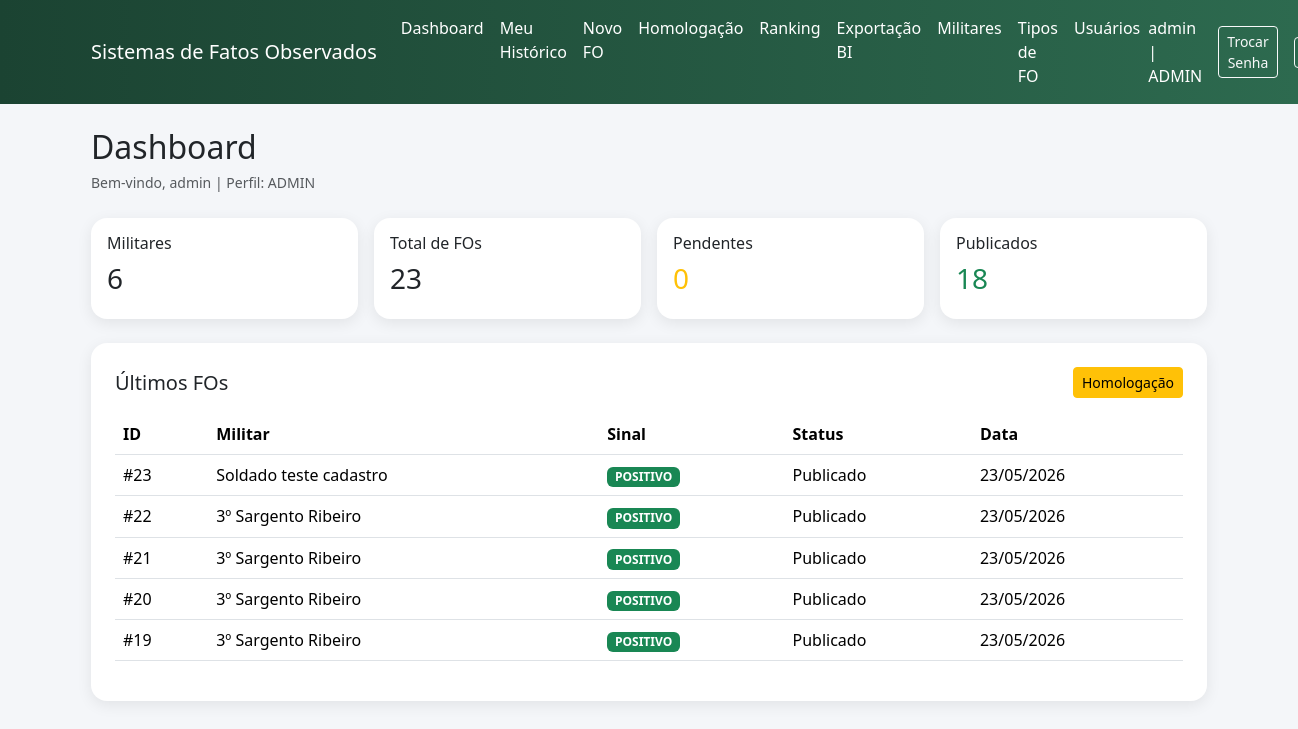
Page /fo/dashboard (signed in) on the earlier database version.
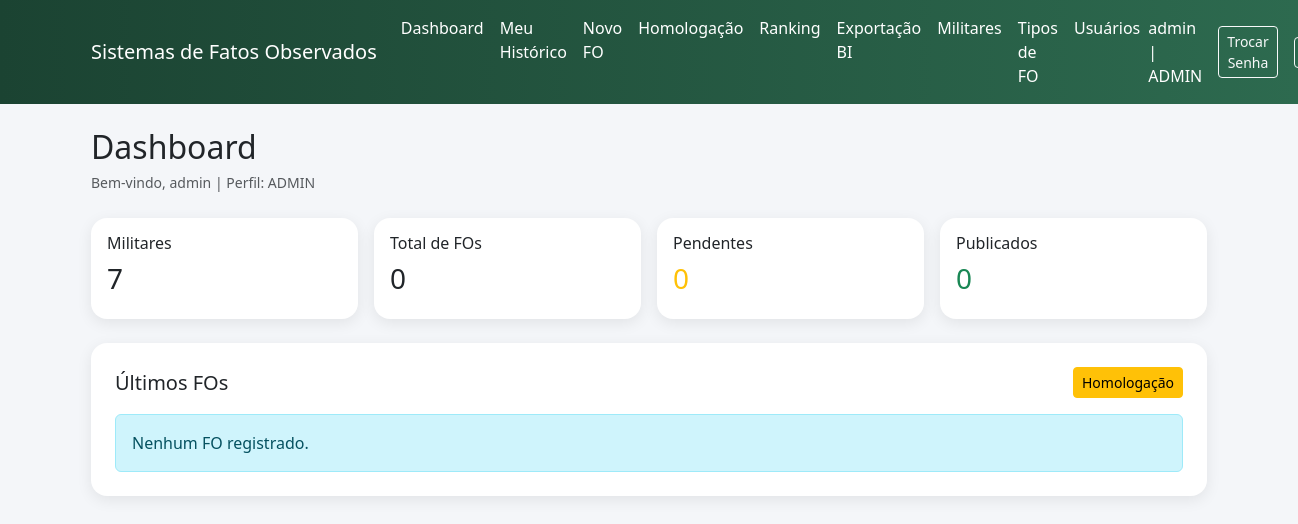
Same page on the later database version.
### app/fo/models.py (models this page shows, shortened)
class FatoObservado(db.Model):
    __tablename__ = "fatos_observados"
    id = db.Column(db.Integer, primary_key=True)
    militar_id = db.Column(
        db.Integer,
        db.ForeignKey("militares.id"),
        nullable=True
    )
    cadastrador_id = db.Column(
        db.Integer,
        db.ForeignKey("usuarios.id", ondelete="RESTRICT"),
        nullable=False
    )
    homologador_id = db.Column(
        db.Integer,
        db.ForeignKey("usuarios.id", ondelete="RESTRICT"),
        nullable=True
    )
    tipo_de_fato_id = db.Column(
        db.Integer,
        db.ForeignKey("tipo_de_fato.id", ondelete="RESTRICT"),
        nullable=False
    )
    sinal = db.Column(db.String(10), nullable=False) #positivo ou negativo
    pontos = db.Column(db.Integer, nullable=False)
    descricao = db.Column(db.Text, nullable=True)
    status = db.Column(db.String(20), default="Pendente", nullable=False)
    justificativa_recusa = db.Column(db.Text, nullable=True)
    data_registro = db.Column(db.DateTime, default=datetime.utcnow, nullable=False)
    data_homologacao = db.Column(db.DateTime, nullable=True)
    militar = db.relationship("Militar", foreign_keys=[militar_id])
    cadastrador = db.relationship("Usuario", foreign_keys=[cadastrador_id])
    homologador = db.relationship("Usuario", foreign_keys=[homologador_id])
    tipo_fato = db.relationship("TipoDeFato")

class PostoGraduacao(db.Model):
    __tablename__ = 'posto_graduacao'
    id = db.Column(db.Integer, primary_key=True)
    nome = db.Column(db.String(80), nullable=False)

class Militar(db.Model):
    __tablename__ = "militares"
    id = db.Column(db.Integer, primary_key=True)
    nome_guerra = db.Column(db.String(120), nullable=False)
    identidade_militar = db.Column(db.String(30), unique=True, nullable=False)
    id_posto_graduacao = db.Column(
        db.Integer,
        db.ForeignKey("posto_graduacao.id", ondelete="RESTRICT"),
        nullable=False
    )
    data_de_praca = db.Column(db.Date, nullable=False)
    id_secao = db.Column(
        db.Integer,
        db.ForeignKey("secoes.id", ondelete="RESTRICT"),
        nullable=False
    )
    foto_url = db.Column(db.String(255), nullable=True)
    ativo = db.Column(db.Boolean, default=True, nullable=False)
    posto_graduacao = db.relationship("PostoGraduacao")
    secao = db.relationship("Secao")

### app/fo/routes.py (the view)
@fo_bp.route("/dashboard")
@login_required
def dashboard():
    total_militares = Militar.query.count()
    total_fos = FatoObservado.query.count()
    pendentes = FatoObservado.query.filter_by(status="Pendente").count()
    publicados = FatoObservado.query.filter_by(status="Publicado").count()
    ultimos_fos = FatoObservado.query.order_by(
        FatoObservado.data_registro.desc()
    ).limit(5).all()
    meus_fos = []
    saldo_pessoal = 0
    if current_user.militar_id:
        meus_fos = FatoObservado.query.filter_by(
            militar_id=current_user.militar_id,
            status="Publicado"
        ).order_by(
            FatoObservado.data_registro.desc()
        ).limit(5).all()
        positivos = sum(f.pontos for f in meus_fos if f.sinal == "POSITIVO")
        negativos = sum(f.pontos for f in meus_fos if f.sinal == "NEGATIVO")
        saldo_pessoal = positivos - negativos
    return render_template(
        "fo/dashboard.html",
        total_militares=total_militares,
        total_fos=total_fos,
        pendentes=pendentes,
        publicados=publicados,
        ultimos_fos=ultimos_fos,
        meus_fos=meus_fos,
        saldo_pessoal=saldo_pessoal
    )

### app/templates/fo/dashboard.html (shortened to what this page needs)
{% extends "base.html" %}
{% block content %}
<div class="d-flex justify-content-between align-items-center mb-4">
    <div>
        <h2 class="mb-1">Dashboard</h2>
        <small class="text-muted">
            Bem-vindo, {{ current_user.username }}
            | Perfil: {{ current_user.perfil }}
        </small>
    </div>
</div>
<div class="row g-3 mb-4">
    {% if current_user.perfil in ["ADMIN", "HOMOLOGADOR"] %}
    <div class="col-md-3">
        <div class="card card-glass p-3">
            <h6>Militares</h6>
            <h3>{{ total_militares }}</h3>
        </div>
    </div>
    <div class="col-md-3">
        <div class="card card-glass p-3">
            <h6>Total de FOs</h6>
            <h3>{{ total_fos }}</h3>
        </div>
    </div>
    <div class="col-md-3">
        <div class="card card-glass p-3">
            <h6>Pendentes</h6>
            <h3 class="text-warning">{{ pendentes }}</h3>
        </div>
    </div>
    <div class="col-md-3">
        <div class="card card-glass p-3">
            <h6>Publicados</h6>
            <h3 class="text-success">{{ publicados }}</h3>
        </div>
    </div>
    {% endif %}
</div>
{% if current_user.perfil in ["ADMIN", "HOMOLOGADOR"] %}
<div class="card card-glass p-4 mb-4">
    <div class="d-flex justify-content-between align-items-center mb-3">
        <h5 class="mb-0">Últimos FOs</h5>
        <a href="{{ url_for('fo.homologacao') }}"
           class="btn btn-warning btn-sm">
            Homologação
        </a>
    </div>
    {% if ultimos_fos %}
    <div class="table-responsive">
        <table class="table table-hover align-middle">
            <thead>
                <tr>
                    <th>ID</th>
                    <th>Militar</th>
                    <th>Sinal</th>
                    <th>Status</th>
                    <th>Data</th>
                </tr>
            </thead>
            <tbody>
                {% for fato in ultimos_fos %}
                <tr>
                    <td>#{{ fato.id }}</td>
                    <td>
                        {{ fato.militar.posto_graduacao.nome }}
                        {{ fato.militar.nome_guerra }}
                    </td>
                    <td>
                        {% if fato.sinal == "POSITIVO" %}
                            <span class="badge bg-success">POSITIVO</span>
                        {% else %}
                            <span class="badge bg-danger">NEGATIVO</span>
                        {% endif %}
                    </td>
                    <td>{{ fato.status }}</td>
                    <td>
                        {{ fato.data_registro.strftime('%d/%m/%Y') }}
                    </td>
                </tr>
                {% endfor %}
            </tbody>
        </table>
    </div>
    {% else %}
    <div class="alert alert-info mb-0">
        Nenhum FO registrado.
    </div>
    {% endif %}
</div>
{% endif %}
{% endblock %}

Differences in the rows shown:
removed FatoObservado: id "23", militar.posto_graduacao.nome "Soldado", militar.nome_guerra "teste cadastro", sinal "POSITIVO", status "Publicado", data_registro "23/05/2026"
removed FatoObservado: id "22", militar.posto_graduacao.nome "3º Sargento", militar.nome_guerra "Ribeiro", sinal "POSITIVO", status "Publicado", data_registro "23/05/2026"
removed FatoObservado: id "21", militar.posto_graduacao.nome "3º Sargento", militar.nome_guerra "Ribeiro", sinal "POSITIVO", status "Publicado", data_registro "23/05/2026"
removed FatoObservado: id "20", militar.posto_graduacao.nome "3º Sargento", militar.nome_guerra "Ribeiro", sinal "POSITIVO", status "Publicado", data_registro "23/05/2026"
removed FatoObservado: id "19", militar.posto_graduacao.nome "3º Sargento", militar.nome_guerra "Ribeiro", sinal "POSITIVO", status "Publicado", data_registro "23/05/2026"
Other differences:
{{ total_militares }}: "6" → "7"
{{ total_fos }}: "23" → "0"
{{ publicados }}: "18" → "0"
text no longer shown: "ID Militar Sinal Status Data"
text now shown: "Nenhum FO registrado."
